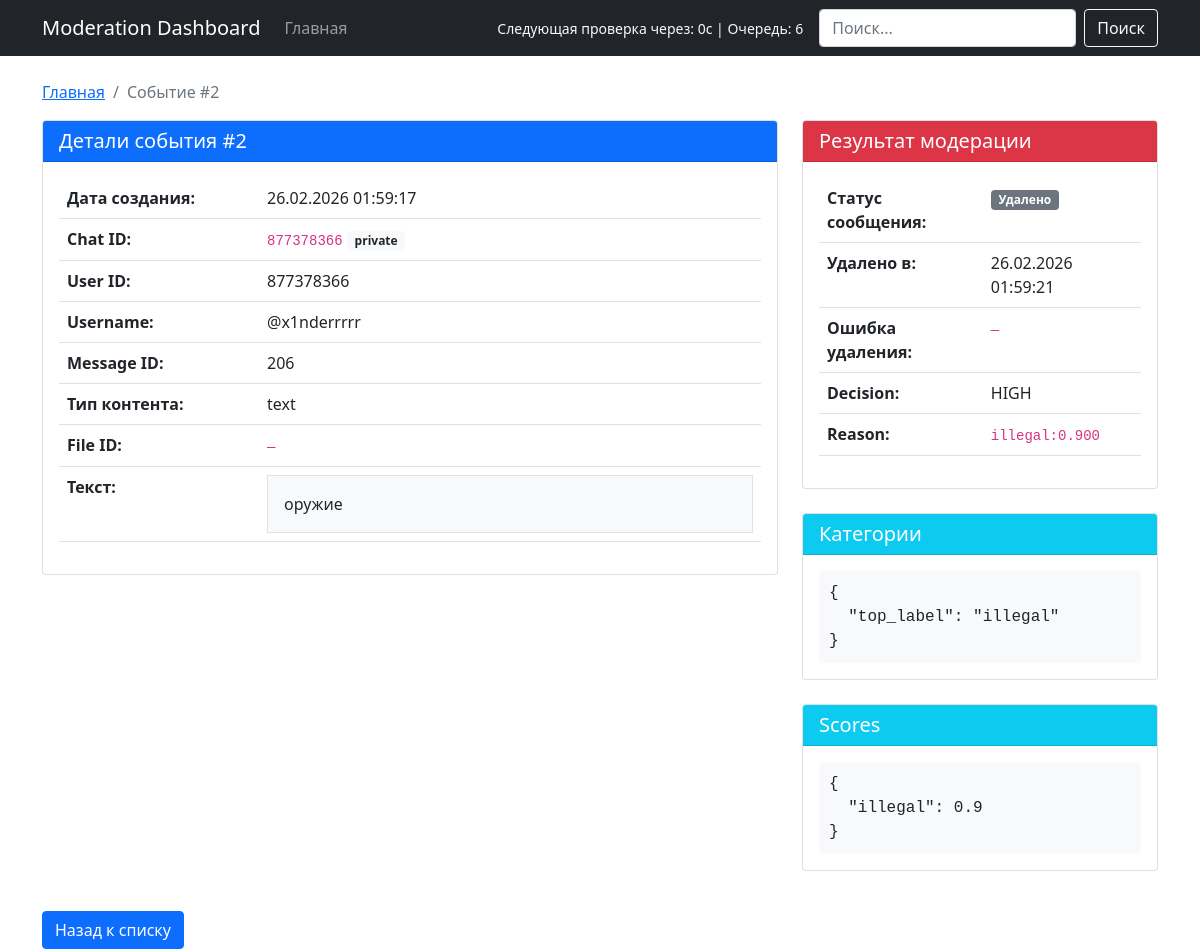
Screenshot of /event/2 with the database file from the repository.
### tables this page shows
CREATE TABLE moderation_events (
            id INTEGER PRIMARY KEY AUTOINCREMENT,
            created_at TEXT NOT NULL,
            chat_id INTEGER NOT NULL,
            user_id INTEGER,
            username TEXT,
            message_id INTEGER,
            content_type TEXT NOT NULL,
            text_excerpt TEXT,
            file_id TEXT,
            flagged INTEGER NOT NULL,
            decision TEXT NOT NULL,
            reason TEXT,
            categories_json TEXT,
            scores_json TEXT,
            reviewer_id INTEGER,
            review_label TEXT,
            review_at TEXT
        , message_status TEXT, deleted_at TEXT, delete_error TEXT);

### web/app.py (the view)
@app.route("/event/<int:event_id>")
def event_detail(event_id: int):
    conn = get_db_connection()
    event = conn.execute("SELECT * FROM moderation_events WHERE id = ?", (event_id,)).fetchone()
    conn.close()
    if event is None:
        return "Событие не найдено", 404
    return render_template("event_detail.html", event=enrich_event(event))

### web/app.py (called while the page is built)
def get_db_connection() -> sqlite3.Connection:
    conn = sqlite3.connect(DB_PATH)
    conn.row_factory = sqlite3.Row
    return conn

def parse_date(date_str: str | None) -> str | None:
    if not date_str:
        return None
    try:
        dt = datetime.fromisoformat(date_str.replace("Z", "+00:00"))
        return dt.strftime("%d.%m.%Y %H:%M:%S")
    except Exception:
        return date_str

def get_risk_color(risk_level: str | None) -> str:
    level = (risk_level or "low").lower()
    if level == "high":
        return "danger"
    if level == "med":
        return "warning"
    return "success"

def chat_kind(chat_id: int | None) -> str:
    if chat_id is None:
        return "unknown"
    if chat_id > 0:
        return "private"
    cid = str(chat_id)
    if cid.startswith("-100"):
        return "channel/supergroup"
    return "group"

def telegram_message_link(chat_id: int | None, message_id: int | None) -> str | None:
    if chat_id is None or message_id is None:
        return None
    cid = str(chat_id)
    if cid.startswith("-100"):
        internal_id = cid[4:]
        return f"https://t.me/c/{internal_id}/{message_id}"
    return None

@app.context_processor
def inject_global_status() -> Dict[str, Any]:
    return {"bot_status": get_bot_status()}

### web/templates/event_detail.html (shortened to what this page needs)
{% extends "base.html" %}
{% block content %}
<nav aria-label="breadcrumb">
    <ol class="breadcrumb">
        <li class="breadcrumb-item"><a href="/">Главная</a></li>
        <li class="breadcrumb-item active">Событие #{{ event.id }}</li>
    </ol>
</nav>
<div class="row">
    <div class="col-md-8">
        <div class="card mb-4">
            <div class="card-header bg-primary text-white">
                <h5 class="mb-0">Детали события #{{ event.id }}</h5>
            </div>
            <div class="card-body">
                <table class="table">
                    <tr>
                        <th style="width: 200px;">Дата создания:</th>
                        <td>{{ event.created_at_formatted }}</td>
                    </tr>
                    <tr>
                        <th>Chat ID:</th>
                        <td>
                            <code>{{ event.chat_id }}</code>
                            <span class="badge bg-light text-dark">{{ event.chat_kind }}</span>
                        </td>
                    </tr>
                    <tr>
                        <th>User ID:</th>
                        <td>{{ event.user_id or '—' }}</td>
                    </tr>
                    <tr>
                        <th>Username:</th>
                        <td>{% if event.username %}@{{ event.username }}{% else %}—{% endif %}</td>
                    </tr>
                    <tr>
                        <th>Message ID:</th>
                        <td>{{ event.message_id or '—' }}</td>
                    </tr>
                    <tr>
                        <th>Тип контента:</th>
                        <td>{{ event.content_type }}</td>
                    </tr>
                    <tr>
                        <th>File ID:</th>
                        <td><code>{{ event.file_id or '—' }}</code></td>
                    </tr>
                    <tr>
                        <th>Текст:</th>
                        <td>
                            <div class="border p-3 bg-light">
                                {{ event.text_excerpt or '—' }}
                            </div>
                        </td>
                    </tr>
                </table>
            </div>
        </div>
    </div>
    <div class="col-md-4">
        <div class="card mb-4">
            <div class="card-header bg-{{ event.risk_color }} text-white">
                <h5 class="mb-0">Результат модерации</h5>
            </div>
            <div class="card-body">
                <table class="table">
                    <tr>
                        <th>Статус сообщения:</th>
                        <td>
                            {% if event.message_status == 'deleted' %}
                                <span class="badge bg-secondary">Удалено</span>
                            {% elif event.message_status == 'delete_failed' %}
                                <span class="badge bg-danger">Ошибка удаления</span>
                            {% elif event.message_status == 'present' %}
                                <span class="badge bg-success">В чате</span>
                            {% else %}
                                <span class="badge bg-warning text-dark">Неизвестно</span>
                            {% endif %}
                        </td>
                    </tr>
                    <tr>
                        <th>Удалено в:</th>
                        <td>{{ event.deleted_at_formatted or '—' }}</td>
                    </tr>
                    <tr>
                        <th>Ошибка удаления:</th>
                        <td><code>{{ event.delete_error or '—' }}</code></td>
                    </tr>
                    <tr>
                        <th>Decision:</th>
                        <td><span class="risk-{{ event.risk_color }}">{{ event.decision|upper }}</span></td>
                    </tr>
                    <tr>
                        <th>Reason:</th>
                        <td><code>{{ event.reason or '—' }}</code></td>
                    </tr>
                </table>
            </div>
        </div>
        <div class="card mb-4">
            <div class="card-header bg-info text-white">
                <h5 class="mb-0">Категории</h5>
            </div>
            <div class="card-body">
                {% if event.categories %}
                    <div class="json-view">{{ event.categories|tojson(indent=2) }}</div>
                {% else %}
                    <p class="text-muted">Нет данных</p>
                {% endif %}
            </div>
        </div>
        <div class="card mb-4">
            <div class="card-header bg-info text-white">
                <h5 class="mb-0">Scores</h5>
            </div>
            <div class="card-body">
                {% if event.scores %}
                    <div class="json-view">{{ event.scores|tojson(indent=2) }}</div>
                {% else %}
                    <p class="text-muted">Нет данных</p>
                {% endif %}
            </div>
        </div>
    </div>
</div>
<div class="mt-3">
    <a href="/" class="btn btn-primary">Назад к списку</a>
</div>
{% endblock %}

### web/templates/base.html (style rules this page uses)
.json-view { background-color: #f8f9fa; padding: 10px; border-radius: 4px; font-family: monospace; white-space: pre-wrap; }

### rows the page displays
moderation_events: id "2", chat_id "877378366", user "877378366", username "x1nderrrrr", message "206", content_type "text", text_excerpt "оружие", decision "HIGH", reason "illegal:0.900"

### other values shown
{{ bot_status.queue_size }} "6"
{{ event.created_at_formatted }} "26.02.2026 01:59:17"
{{ event.chat_kind }} "private"
{{ event.file_id or '—' }} "—"
{{ event.deleted_at_formatted or '—' }} "26.02.2026 01:59:21"
{{ event.delete_error or '—' }} "—"
{{ event.categories|tojson(indent=2) }} "{ \"top_label\": \"illegal\" }"
{{ event.scores|tojson(indent=2) }} "{ \"illegal\": 0.9 }"
